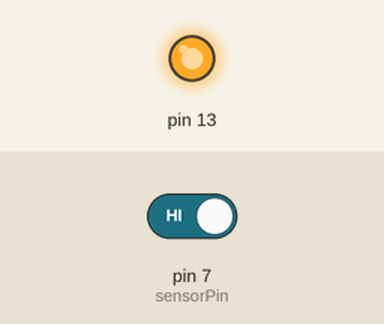
Recording of a sketch running on a simulated Arduino Uno, built with avr-gcc and run on an emulated ATmega328P. Shown: output pins drawn as LEDs (lit = HIGH). Inputs (shaded band) come from the test bench; at power-on: pin 7 (sensorPin) HIGH.

Above: at 0.1 s.
Timing chart, 0 to 1.6 s (numbered marks = the images above):
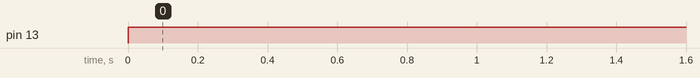

The sketch:

PIRsensor.ino
```cpp
int val;
int sensorPin = 7;

unsigned long timer;


void setup()
{
	pinMode(13,HIGH);
}

void loop()
{

		digitalWrite(13, HIGH);
		val = digitalRead(sensorPin);
		timer = millis();

		while (val == 0)
		{

			val = digitalRead(sensorPin);

			if ((millis()-timer) >= 5000)
			{
				digitalWrite(13, LOW);
			}

		}

}
```

Measured:
- by itself, pin 13: LOW → HIGH at 0.00 s
